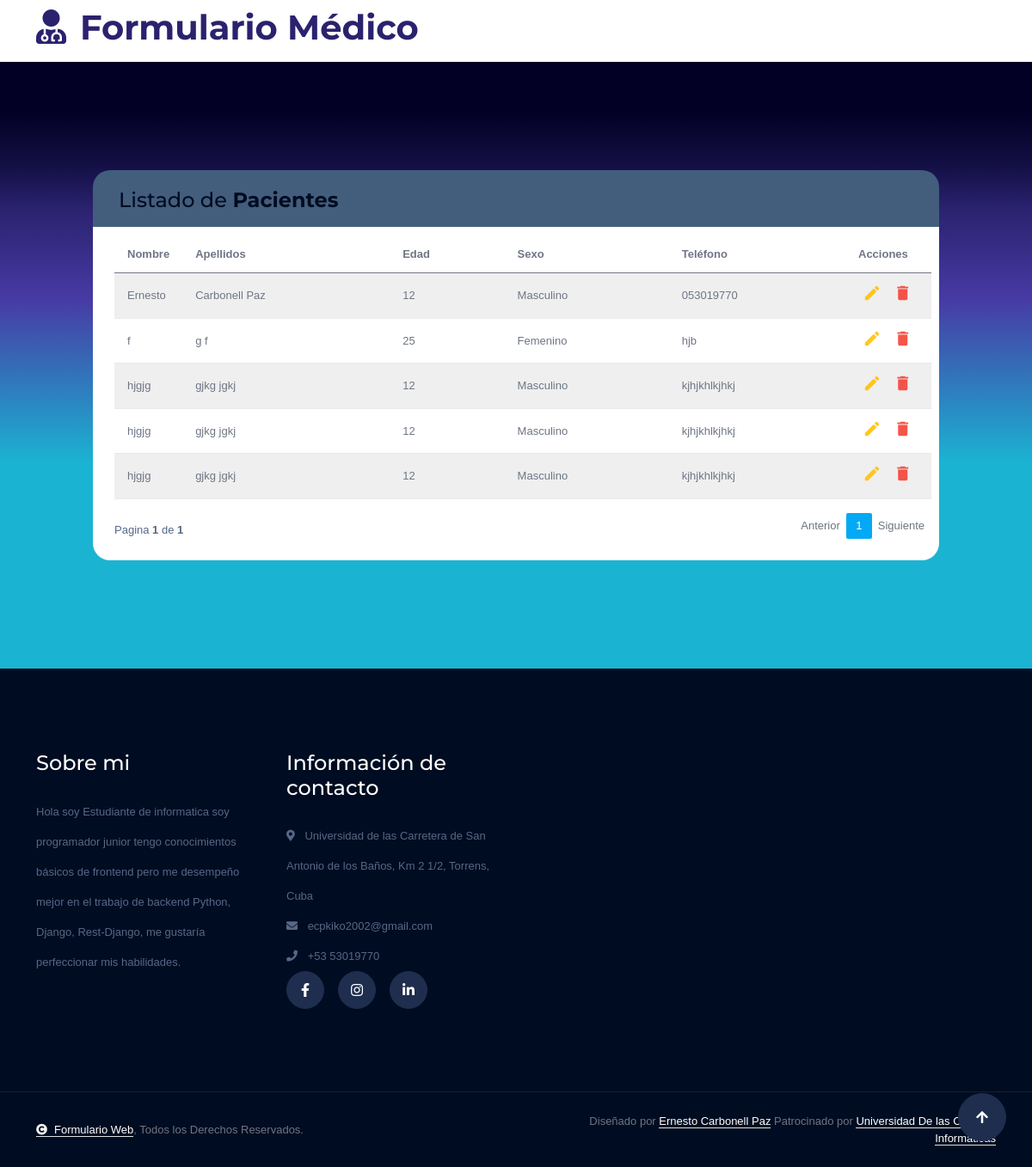
The page /list/ on the database as committed earlier.
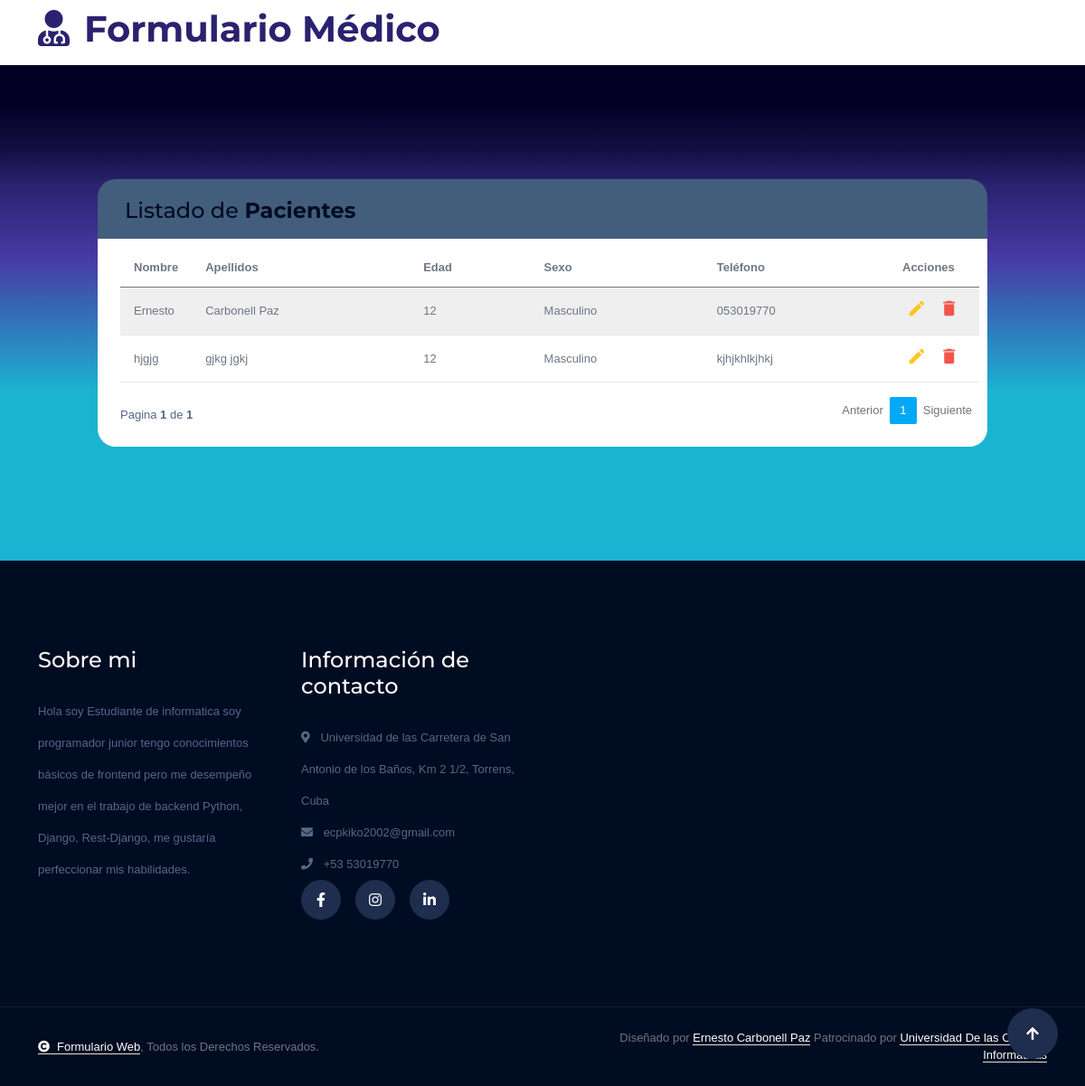
The same page on the database as committed later.
### Datos/models.py (models this page shows, shortened)
class RemisionCaso(models.Model):
    unidad = models.CharField(max_length=100)
    no_historia_clinica_individual = models.CharField(max_length=50)
    no_historia_clinica_hospital_base = models.CharField(max_length=50)
    consultorio_medico_familia = models.CharField(max_length=50)
    referido_a = models.CharField(max_length=100)
    fecha_turno_programado = models.DateField()
    hora_turno_programado = models.TimeField()
    sexo = models.CharField(max_length=10, choices=[('Femenino', 'Femenino'), ('Masculino', 'Masculino')])
    edad = models.PositiveIntegerField()
    color_piel = models.CharField(max_length=10, choices=[('Blanca', 'Blanca'), ('Negra', 'Negra'), ('Mestiza', 'Mestiza')])
    nacimiento = models.CharField(default="null", max_length=100)
    fecha_nacimiento = models.DateField()
    nombre = models.CharField(max_length=100)
    primer_apellido = models.CharField(max_length=100)
    segundo_apellido = models.CharField(max_length=100)
    residencia_habitual = models.CharField(max_length=255)
    apartamento = models.CharField(max_length=255)
    no_o_km = models.CharField(max_length=50)
    edificio = models.CharField(max_length=50)
    direccion_entre_calles = models.CharField(max_length=100)
    localidad = models.CharField(max_length=100)
    provincia = models.CharField(max_length=100)
    municipio = models.CharField(max_length=100)
    telefono = models.CharField(max_length=20, blank=True, null=True)
    nombre_padre = models.CharField(max_length=100)
    nombre_madre = models.CharField(max_length=100)
    estado_vital_padre = models.CharField(max_length=10, choices=[('Vivo', 'Vivo'), ('Muerto', 'Muerto')])
    estado_vital_madre = models.CharField(max_length=10, choices=[('Vivo', 'Vivo'), ('Muerto', 'Muerto')])
    referido_a_especialista_de = models.CharField(max_length=100)
    antecedentes_interes = models.TextField()
    resumen_sindromico = models.TextField()
    resumen_examen_fisico = models.TextField()
    tratamiento = models.TextField()
    evolucion = models.TextField()
    impresion_diagnostica = models.TextField()
    otros_diagnosticos = models.TextField(blank=True, null=True)
    nombre_medico = models.CharField(max_length=100)
    firma_medico = models.ImageField(null=True, blank=True, upload_to='firma_medico/')
    fecha = models.DateField()

### Datos/views.py (the view)
# urls.py: path('list/', views.list.as_view(template_name = 'list.html'), name='list'),
class list(generic.ListView):
    model = RemisionCaso
    paginate_by = 5
    context_object_name = 'formularios'

### templates/list.html (shortened to what this page needs)
{% extends "base.html" %}
{% block content %}
<div class="container">
    <div class="table-responsive" style="border-radius: 20px;">
        <div class="table-wrapper">
            <div class="table-title">
                <div class="row">
                    <div class="col-xs-6" style="color:rgba(42,34,110,1)">
                        <h2>Listado de <b>Pacientes</b></h2>
                    </div>
                </div>
            </div>
            <table class="table table-striped table-hover" style="width: 100%;">
                <thead>
                    <tr>
                        <th>Nombre</th>
                        <th>Apellidos</th>
                        <th>Edad</th>
                        <th>Sexo</th>
                        <th>Teléfono</th>
                        <th>Acciones</th>
                    </tr>
                </thead>
                <tbody>
                    {% for paciente in formularios %}
                    <tr>
                        <td>{{ paciente.nombre }}</td>
                        <td>{{ paciente.primer_apellido }} {{paciente.segundo_apellido}}</td>
                        <td>{{ paciente.edad }}</td>
                        <td>{{ paciente.sexo }}</td>
                        <td>{{ paciente.telefono }}</td>
                        <td>
                            <a href="http://127.0.0.1:8000/pdf/{{paciente.id}}" class="edit" data-toggle="modal"><i class="material-icons" data-toggle="tooltip" title="Ver Documento">&#xE254;</i></a>
                            <a href="javascript:void(0);" class="delete" data-toggle="modal"><i class="material-icons" data-toggle="tooltip" title="Eliminar Paciente" onclick="deletePatient({{ paciente.id }})">&#xE872;</i></a>
                        </td>
                    </tr>
                    {% endfor %}
                </tbody>
            </table>
            <div class="clearfix">
                <div class="hint-text">Pagina <b>{{page_obj.number}}</b> de <b>{{page_obj.paginator.num_pages}}</b></div>
                <ul class="pagination">
                    {% if page_obj.has_previous %}
                    <li class="page-item"><a class="page-link" href="{% url 'list' %}?page={{page_obj.previous_page_number}}">Anterior</a></li>
                    {% else %}
                    <li class="page-item disabled"><a href="#" class="page-link">Anterior</a></li>
                    {% endif %}
                    <li class="page-item active"><a class="page-link">{{page_obj.number}}</a></li>
                    {% if page_obj.has_next %}
                    <li class="page-item"><a class="page-link" href="{% url 'list' %}?page={{page_obj.next_page_number}}">Siguiente</a></li>
                    {% else %}
                    <li class="page-item disabled"><a href="#" class="page-link">Siguiente</a></li>
                    {% endif %}
                </ul>
            </div>
        </div>
    </div>
</div>
{% endblock %}

Rows that differ between the two databases and show on the page:
removed RemisionCaso: nombre "f", primer_apellido "g", segundo_apellido "f", edad "25", sexo "Femenino", telefono "hjb"
removed RemisionCaso: nombre "hjgjg", primer_apellido "gjkg", segundo_apellido "jgkj", edad "12", sexo "Masculino", telefono "kjhjkhlkjhkj"
removed RemisionCaso: nombre "hjgjg", primer_apellido "gjkg", segundo_apellido "jgkj", edad "12", sexo "Masculino", telefono "kjhjkhlkjhkj"
